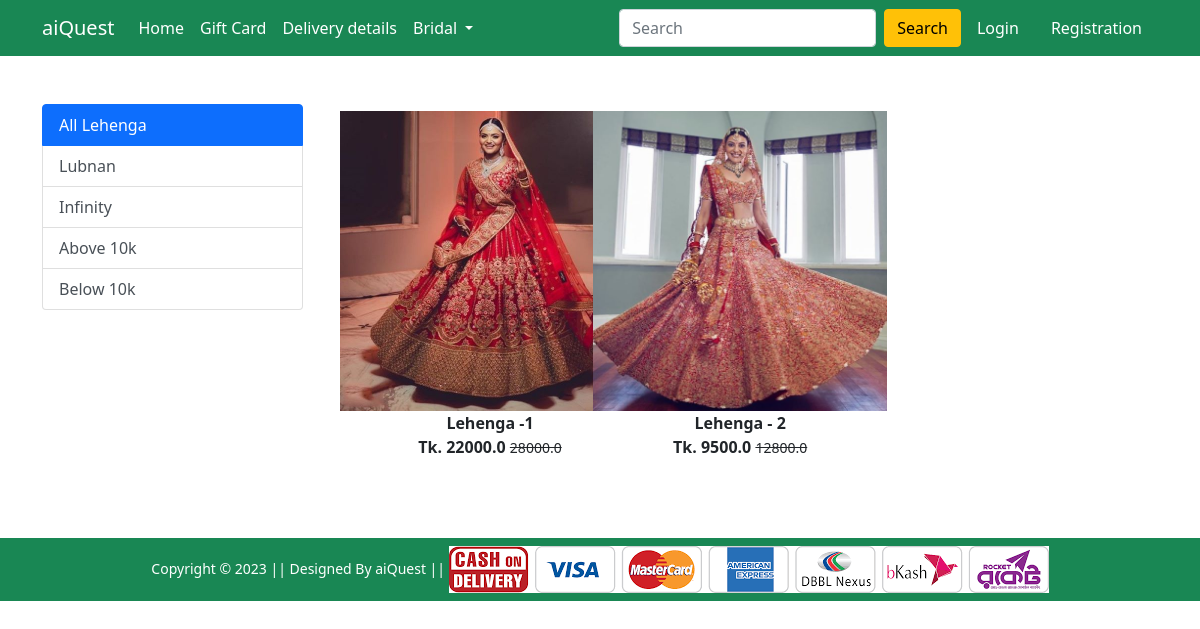
The app's page /lehenga/ with its own data.
### Shop/models.py (models this page shows, shortened)
class Product(models.Model):
    title = models.CharField(max_length=100)
    selling_price = models.FloatField()
    discounted_price = models.FloatField()
    description = models.TextField()
    brand = models.CharField(max_length=100)
    category = models.CharField(choices=CATEGORY_CHOICES,max_length=2)
    product_image = models.ImageField(upload_to='productimg')

### Shop/views.py (the view)
# urls.py: path('lehenga/', views.lehenga, name='lehenga'),
def lehenga(request, data = None):
     if data == None:
          lehengas = Product.objects.filter(category='L')
     elif data == 'lubnan' or data == 'infinity':
          lehengas = Product.objects.filter(category = 'L').filter(brand=data)
     elif data == 'below':
          lehengas = Product.objects.filter(category='L').filter(discounted_price__lt = 10000)
     elif data == 'above':
          lehengas = Product.objects.filter(category = 'L').filter(discounted_price__gt = 10000)
     return render(request, 'Shop/lehenga.html', {'lehengas': lehengas})

### Shop/templates/Shop/lehenga.html (shortened to what this page needs)
{% extends 'Shop/base.html' %}
{% load static %}
{% block main-content %}
<div class="container my-5">
    <div class="row">
        <div class="col-sm-3">
            <div class="list-group">
                <a href="{% url 'lehenga' %}" class="list-group-item list-group-item-action active" aria-current="true">
                    All Lehenga
                </a>
                <a href="{% url 'lehengaitem' 'lubnan' %}" class="list-group-item list-group-item-action">Lubnan</a>
                <a href="{% url 'lehengaitem' 'infinity' %}" class="list-group-item list-group-item-action">Infinity</a>
                <a href="{% url 'lehengaitem' 'above' %}" class="list-group-item list-group-item-action">Above 10k</a>
                <a href="{% url 'lehengaitem' 'below' %}" class="list-group-item list-group-item-action">Below 10k</a>
            </div>
        </div>
        <div class="col-sm-8">
            <div class="row">
                {% for product in lehengas %}
                <div class="col-sm-4 text-center mb-4">
                    <a href="{% url 'product-detail' product.id %}" class="btn">
                        <div class="item">
                            <img src="{{product.product_image.url}}" alt="" height="300" class="">
                            <div class="fw-bold">{{product.title}}</div>
                            <div class="fw-bold">Tk. {{product.discounted_price}} <small
                                    class="fw-light text-decoration-line-through">{{product.selling_price}}</small>
                            </div>
                        </div>
                    </a>
                </div>
                {% endfor %}
            </div>
        </div>
    </div>
</div>
{% endblock main-content %}

### records on screen
Product: product_image (picture), title "Lehenga -1", discounted_price "22000.0", selling_price "28000.0"
Product: product_image (picture), title "Lehenga - 2", discounted_price "9500.0", selling_price "12800.0"
